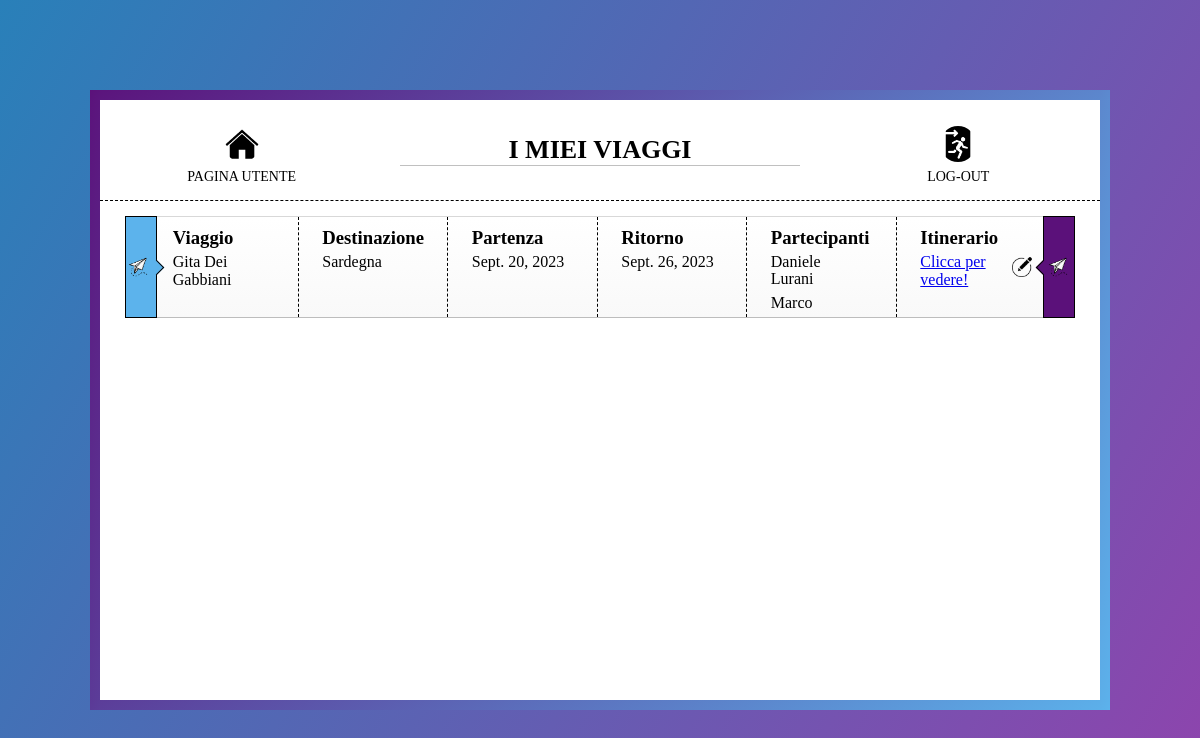
/organizzatoreViaggi/myTravels (signed in), run on an earlier commit of the app's database.
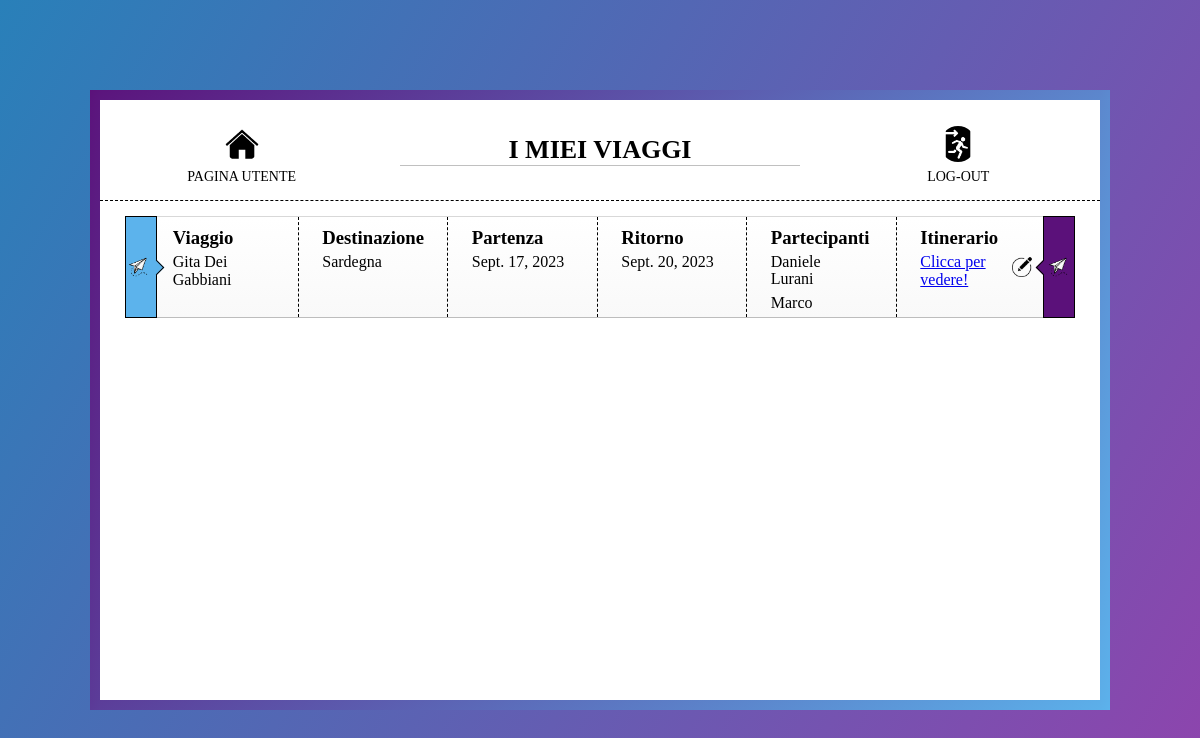
And on a later commit of the database.
### organizzatoreViaggi/models.py (models this page shows, shortened)
class Travel(models.Model):
    id = models.AutoField(primary_key=True)
    name = models.CharField(max_length=64, unique=True)
    destination = models.CharField(max_length=64)
    start_date = models.DateField()
    end_date = models.DateField()
    participants = models.ManyToManyField(CustomUser)

### organizzatoreViaggi/views.py (the view)
# urls.py: path('organizzatoreViaggi/myTravels', views.myTravels_view, name='myTravels'),
@login_required(login_url = 'login')
def myTravels_view(request):
    travels = Travel.objects.filter(participants = request.user)
    context = { 'travelsList': travels }
    return render(request, 'organizzatoreViaggi/myTravels.html',context)

### organizzatoreViaggi/templates/organizzatoreViaggi/myTravels.html (shortened to what this page needs)
{% load static %}
<!DOCTYPE html>
<html lang="it">
<head>
        <link rel="stylesheet" href="{% static 'css/myTravels.css'%}">
</head>
<body>
    <div class="page-container">
        <nav>
            <a href="{% url 'userHomePage' %}">
                <img src="{% static 'images/home_icon.png' %}" />
                <p>Pagina utente</p>
            </a>
            <h1>I MIEI VIAGGI</h1>
            <a href="{% url 'logout' %}">
                <img src="{% static 'images/logout_icon.png' %}" />
                <p>Log-out</p>
            </a>
        </nav>
        <div class="main">
            {% if travelsList %}
            {% for travel in travelsList %}
            <div class="trip-container">
                <div class="trip trip-info trip-white">
                    <div class="lateral-delimiters">
                        <div class="icon">
                            <img src="{% static 'images/invitation_icon.png' %}" />
                        </div>
                        <div class="icon2">
                            <img src="{% static 'images/invitation_icon.png' %}" />
                        </div>
                        <div class="trip-data">
                            <div class="right-dash trip-element trip-name-container">
                                <h3 class="trip-element-title trip-title-name">Viaggio</h3>
                                <p class="trip-element-value trip-name">{{ travel.name }}</p>
                            </div>
                            <div class="right-dash trip-element trip-destination-container">
                                <h3 class="trip-element-title trip-title-destination">Destinazione</h3>
                                <p class="trip-element-value trip-destination">{{ travel.destination }}</p>
                            </div>
                            <div class="right-dash trip-element trip-departure-container">
                                <h3 class="trip-element-title trip-title-departure">Partenza</h3>
                                <p class="trip-element-value trip-departure">{{ travel.start_date }}</p>
                            </div>
                            <div class="right-dash trip-element trip-return-container">
                                <h3 class="trip-element-title trip-title-return">Ritorno</h3>
                                <p class="trip-element-value trip-return">{{ travel.end_date }}</p>
                            </div>
                            <div class="right-dash trip-element trip-participants-container">
                                <h3 class="trip-element-title trip-title-participants">Partecipanti</h3>
                                <div class="trip-participant-items">
                                    {% for participant in travel.participants.all %}
                                        <p class="participant-name">{{ participant.first_name }}</p>
                                        <p class="participant-name">{{ participant.last_name }}</p>
                                    {% endfor %}
                                </div>
                            </div>
                            <div class="trip-element trip-itinerary-container">
                                <h3 class="trip-element-title trip-title-itinerary">Itinerario</h3>
                                <a href="{% url 'detailsTravel' travel.id %}">
                                    <p class="trip-element-value trip-participants">Clicca per vedere!</p>
                                </a>
                            </div>
                            <a class="edit-button" aria-hidden="true" href="{% url 'changeItinerary' travel.id %}">
                                <img src="{% static 'images/edit_icon.png' %}" />
                            </a>
                        </div>
                    </div>
                </div>
            </div>
            {% endfor %}
            {% else %}
            <div >
                <h3>Nessun viaggio da mostrare!</h3>
            </div>
            {% endif %}
        </div>
    </div>
</body>
</html>

What changed in the data, as far as the page shows it:
changed Travel "Gita Dei Gabbiani": start_date "Sept. 20, 2023" → "Sept. 17, 2023"; end_date "Sept. 26, 2023" → "Sept. 20, 2023"
